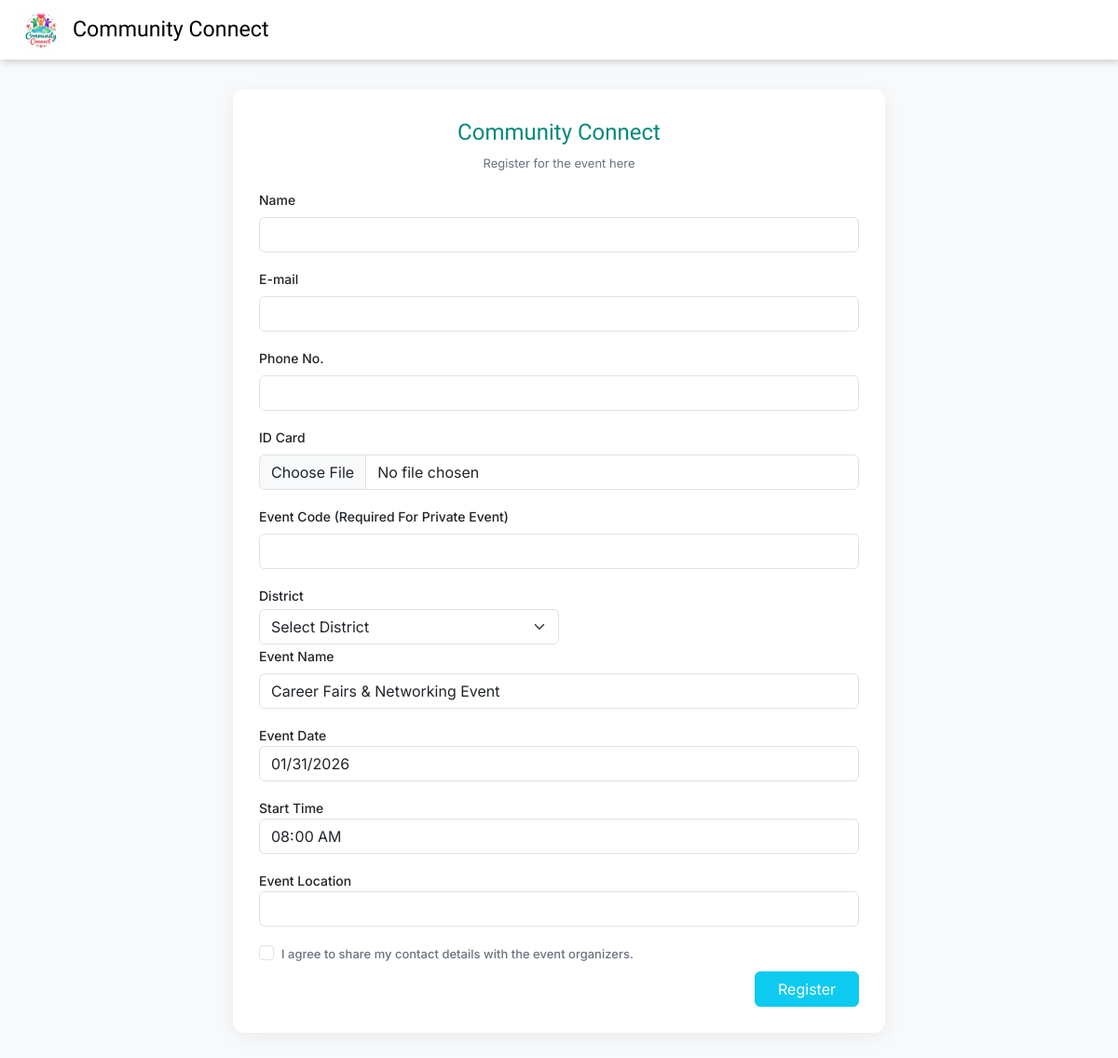
The app's page /registerEvent.php?id=3 (signed in) with its own data.
### tables this page shows
CREATE TABLE `community_events` (
  `id` int(11) NOT NULL,
  `event_name` varchar(255) NOT NULL,
  `category` varchar(100) NOT NULL,
  `other_category` varchar(255) DEFAULT NULL,
  `district` varchar(100) NOT NULL,
  `start_time` time DEFAULT NULL,
  `end_time` time DEFAULT NULL,
  `date` date DEFAULT NULL,
  `image` varchar(255) DEFAULT 'default_event.jpg',
  `event_type` varchar(150) NOT NULL,
  `location` varchar(255) NOT NULL,
  `about` text DEFAULT NULL,
  `created_at` timestamp NOT NULL DEFAULT current_timestamp(),
  `created_by` int(11) NOT NULL,
  `Community` int(11) DEFAULT NULL,
  `event_code` varchar(50) DEFAULT NULL,
  `privacy` varchar(10) NOT NULL DEFAULT 'public',
  `details` text DEFAULT NULL
);

### registerEvent.php (the view, shortened to what this page needs)
<?php
$conn = mysqli_connect("localhost", "root", "", "community_connect");
$event_id = intval($_GET['id']);
$event_query = "
    SELECT * from community_events
    WHERE id = $event_id";
$event_result = mysqli_query($conn, $event_query);
$row = mysqli_fetch_assoc($event_result);
?>
<!doctype html>
<html lang="en">
<head>
    <link href="https://cdn.jsdelivr.net/npm/bootstrap@5.3.8/dist/css/bootstrap.min.css" rel="stylesheet" />
</head>
<body>
    <header id="brand">
        <img src="lg.png" class="brand-logo" alt="logo" />
        <span class="brand-text">Community Connect</span>
    </header>
    <div class="login-card">
        <div class="text-center mb-3">
            <div class="brand-title">Community Connect</div>
            <div class="muted">Register for the event here</div>
        </div>
        <form method="post" action="register_Event_Insert.php" enctype="multipart/form-data" class="g-3">
        <div class="mb-3">
                <label for="name" class="form-label">Name</label>
                <input id="name" name="name" type="text" class="form-control" required autocomplete="name" />
            </div>
            <div class="mb-3">
                <label for="email" class="form-label">E-mail</label>
                <input id="email" name="email" type="email" class="form-control" required />
            </div>
            <div class="mb-3">
                <label for="phone" class="form-label">Phone No.</label>
                <input id="phone" name="phone" type="tel" class="form-control" required />
            </div>
            <div class="mb-3">
                <label for="id" class="form-label">ID Card</label>
                <input id="phone" name="image" type="file" class="form-control" required />
            </div>
            <div class="mb-3">
                <label for="id" class="form-label">Event Code (Required For Private Event)</label>
                <input id="phone" name="event_code" type="text" class="form-control"/>
            </div>
            <div class="col-md-6">
                <label class="dis">District</label>
                <select name="district" class="form-select" required>
                    <option value="">Select District</option>
                </select>
            </div>
            <div class="mb-3">
                <label for="email" class="form-label">Event Name</label>
                <input type="text" id="eventName" name="event_name" value="<?php echo $row['event_name'] ?>" class="form-control" readonly>
            </div>
                        <div class="mb-3">
                <label for="eventDate">Event Date</label>
                <input type="date" id="eventDate" name="date"
                    class="form-control"
                    value="<?php echo $row['date']; ?>"
                    readonly>
            </div>
            <div class="mb-3">
                <label for="startTime">Start Time</label>
                <input type="time" id="startTime" name="startTime"
                    class="form-control"
                    value="<?php echo $row['start_time']; ?>"
                    readonly>
            </div>
            <div class="mb-3">
                <label for="eventLocation">Event Location</label>
                <input type="text" id="eventLocation" name="location"
                    class="form-control"
                    value="<?php echo $row['location']; ?>"
                    readonly>
            </div>
            <div class="form-check mb-2">
                <input class="form-check-input" type="checkbox" value="" id="shareDetails" required>
                <label class="form-check-label muted" for="shareDetails">
                    I agree to share my contact details with the event organizers.
                </label>
            </div>
            <div class="col-12 text-end">
                <button class="btn btn-info text-white px-4">Register</button>
            </div>
        </form>
    </div>
</body>
</html>

### registerEvent.php (style rules this page uses)
html { scroll-behavior: smooth; }
body { font-family: Inter, sans-serif; background: #f7f9fa; }
#brand { position: static; height: 64px; background: #ffffff; display: flex; align-items: center; padding: 10px 20px; box-shadow: 2px 2px 8px rgba(0, 0, 0, 0.2); }
#brand .brand-logo { width: 48px; height: 48px; object-fit: cover; border-radius: 8px; flex-shrink: 0; }
#brand .brand-text { font-family: "Handlee", cursive; font-size: 1.45rem; margin-left: 10px; color: #000; line-height: 1; }
.login-card { max-width: 700px; margin: 32px auto; background: #fff; padding: 28px; border-radius: 12px; box-shadow: 0 4px 20px rgba(0, 0, 0, 0.06); }
.brand-title { font-family: Handlee, cursive; color: #00897B; font-size: 1.5rem; margin-bottom: 6px; }
label { font-weight: 500; font-size: 14px; }
.muted { color: #6b7280; font-size: 13px; }
.dis { margin-bottom:4px; }

### records on screen
community_events: event_name "Career Fairs & Networking Event", date "01/31/2026", startTime "08:00:00"
